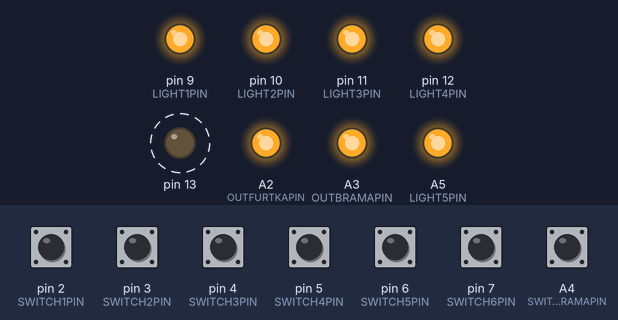
The sketch below on a simulated Arduino Uno, built with avr-gcc and run on an emulated ATmega328P. Shown: output pins drawn as LEDs (lit = HIGH). Dashed ring = blinking. The test bench sets the inputs (shaded band); at power-on: A4 (SWITCHBRAMAPIN), pin 2 (SWITCH1PIN), pin 3 (SWITCH2PIN), pin 4 (SWITCH3PIN), pin 5 (SWITCH4PIN), pin 6 (SWITCH5PIN), pin 7 (SWITCH6PIN) HIGH. Pins used as bus, display or sensor lines are not drawn.

Above: at 1.2 s.
1.3 s: pin 2 (SWITCH1PIN) pulled LOW for 0.15 s
At 1.51 s:
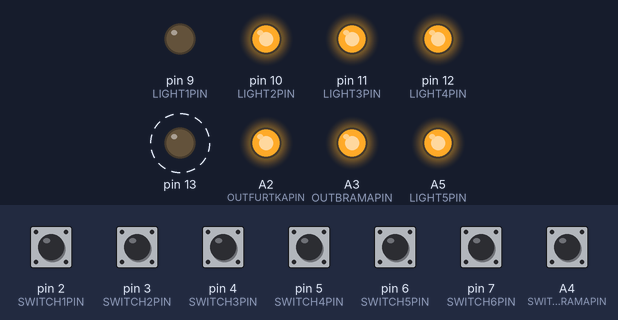
4.3 s: pin 3 (SWITCH2PIN) pulled LOW for 0.15 s
At 4.54 s:
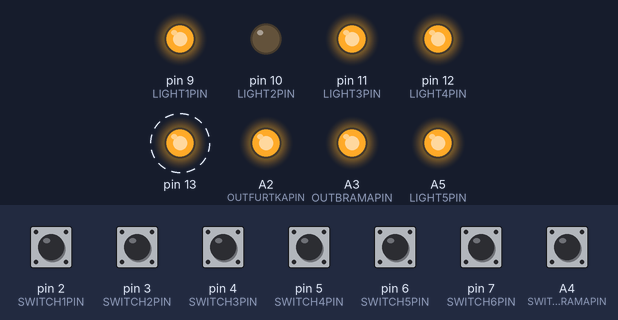
7.3 s: A4 (SWITCHBRAMAPIN) pulled LOW for 0.15 s
At 8.18 s:
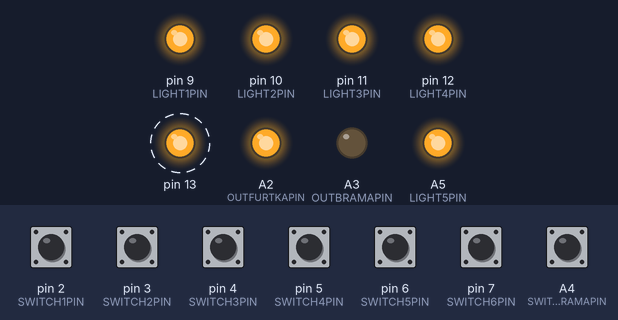
10.3 s: pin 4 (SWITCH3PIN) pulled LOW for 0.15 s
At 10.51 s:
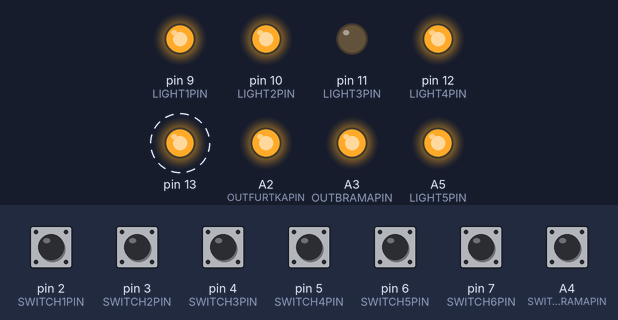
13.3 s: pin 5 (SWITCH4PIN) pulled LOW for 0.15 s
At 13.54 s:
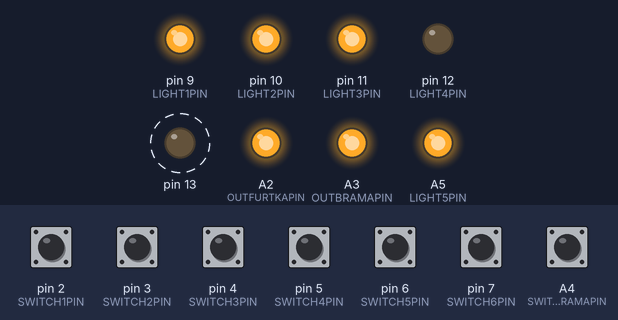
16.3 s: pin 6 (SWITCH5PIN) pulled LOW for 1 s
At 16.8 s:
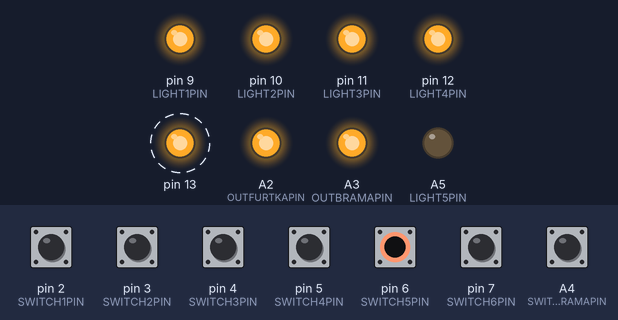
Timing chart, 0 to 20.3 s (numbered marks = the images above; inputs shaded):
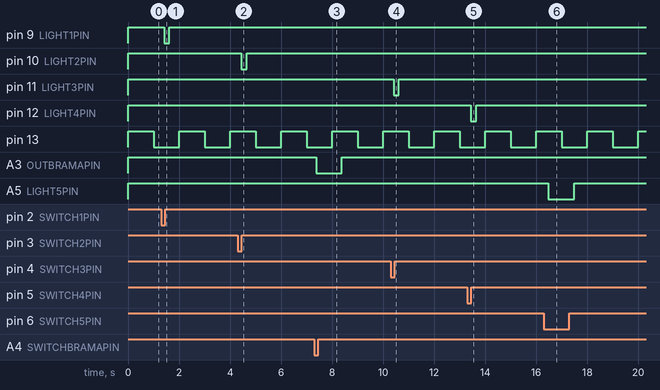

Measured:
- after the input at 1.3 s, pin 9 (LIGHT1PIN): HIGH → LOW after 0.11 s, → HIGH 0.20 s later
- after the input at 4.3 s, pin 10 (LIGHT2PIN): HIGH → LOW after 0.15 s, → HIGH 0.20 s later
- after the input at 7.3 s, A3 (OUTBRAMAPIN): HIGH → LOW after 0.08 s, → HIGH 1.0 s later
- after the input at 10.3 s, pin 11 (LIGHT3PIN): HIGH → LOW after 0.11 s, → HIGH 0.20 s later
- after the input at 13.3 s, pin 12 (LIGHT4PIN): HIGH → LOW after 0.14 s, → HIGH 0.20 s later
- after the input at 16.3 s, A5 (LIGHT5PIN): HIGH → LOW after 0.17 s, → HIGH 1.0 s later
- by itself, pin 13: alternates HIGH for 1.0 s and LOW for 1.0 s

The sketch:

korytarz.ino
```cpp
#include <EtherCard.h>
#include "DHT.h"

// ethernet interface mac address, must be unique on the LAN
static byte mymac[] = {
  0x74,0x69,0x69,0x2D,0x30,0x06 };
static byte hisip[] = {
  192, 168, 1, 105 }; // remote webserver
const char website[] PROGMEM = "192.168.1.105";

#define SERIAL 1
#define STATIC 0 // set to 1 to disable DHCP (adjust myip/gwip values below)

#define DHTPIN 1
#define DHTTYPE DHT22
DHT dht(DHTPIN, DHTTYPE);

#define SWITCH1PIN 2
int switch1 = 1;
int switch1tmp = 0;
#define SWITCH2PIN 3
int switch2 = 0;
int switch2tmp = 0;
#define SWITCH3PIN 4
int switch3 = 0;
int switch3tmp = 0;
#define SWITCH4PIN 5
int switch4 = 0;
int switch4tmp = 0;
#define SWITCH5PIN 6
int switch5 = 0;
int switch5tmp = 0;
#define SWITCH6PIN 7
int switch6 = 0;
int switch6tmp = 0;
#define SWITCHBRAMAPIN A4
int switchBrama = 0;
int switchBramaTmp = 0;

#define LIGHT1PIN 9
int light1 = 0;
#define LIGHT2PIN 10
int light2 = 0;
#define LIGHT3PIN 11
int light3 = 0;
#define LIGHT4PIN 12
int light4 = 0;
#define LIGHT5PIN A5
int light5 = 0;
#define OUTBRAMAPIN A3
int outBrama = 0;
unsigned long outBramaTime = 0;
#define OUTFURTKAPIN A2

#define RESETPIN A0

int outFurtka = 0;
unsigned long outFurtkaTime = 0;

unsigned long switchesCheckedTime = 0;
unsigned long tempCheckedTime = 0;
unsigned long lastReply = 0;

float temp;
float humidity;

int resets = 0;
int replies = 0;

byte Ethernet::buffer[500];
BufferFiller bfill;
bool isDhcp = false;

void setup () {
  digitalWrite(RESETPIN, HIGH);
  pinMode(RESETPIN, OUTPUT);
  Serial.begin(9600);
  dht.begin();
  pinMode(13, OUTPUT);
  digitalWrite(13, HIGH);

  pinMode(LIGHT1PIN, OUTPUT);
  pinMode(LIGHT2PIN, OUTPUT);
  pinMode(LIGHT3PIN, OUTPUT);
  pinMode(LIGHT4PIN, OUTPUT);
  pinMode(LIGHT5PIN, OUTPUT);
  pinMode(OUTBRAMAPIN, OUTPUT);
  pinMode(OUTFURTKAPIN, OUTPUT);
  pinMode(SWITCH1PIN, INPUT_PULLUP);
  pinMode(SWITCH2PIN, INPUT_PULLUP);
  pinMode(SWITCH3PIN, INPUT_PULLUP);
  pinMode(SWITCH4PIN, INPUT_PULLUP);
  pinMode(SWITCH5PIN, INPUT_PULLUP);
  pinMode(SWITCH6PIN, INPUT_PULLUP);
  pinMode(SWITCHBRAMAPIN, INPUT_PULLUP);
  digitalWrite(LIGHT1PIN, HIGH);
  digitalWrite(LIGHT2PIN, HIGH);
  digitalWrite(LIGHT3PIN, HIGH);
  digitalWrite(LIGHT4PIN, HIGH);
  digitalWrite(LIGHT5PIN, HIGH);
  digitalWrite(OUTBRAMAPIN, HIGH);
  digitalWrite(OUTFURTKAPIN, HIGH);

  switch1 = digitalRead(SWITCH1PIN);
  switch2 = digitalRead(SWITCH2PIN);
  switch3 = digitalRead(SWITCH3PIN);
  switch4 = digitalRead(SWITCH4PIN);
  switch5 = digitalRead(SWITCH5PIN);
  switch6 = digitalRead(SWITCH6PIN);
  switchBrama = digitalRead(SWITCHBRAMAPIN);

  connect();
}

void connect() {
  if (ether.begin(sizeof Ethernet::buffer, mymac, 8) == 0)
    Serial.println( "Failed to access Ethernet controller");
  if (!ether.dhcpSetup()) {
    isDhcp = false;
  }
  else {
    isDhcp = true;
  }
}

static word homePage() {
  bfill = ether.tcpOffset();
  bfill.emit_p(PSTR(
  "HTTP/1.0 200 OK\r\n"
    "Content-Type: application/json\r\n"
    "Pragma: no-cache\r\n"
    "\r\n"
    "{\"response\": {\"light1\": $D, \"light2\": $D, \"light3\": $D, \"light4\": $D, \"light5\": $D, \"brama\": $D, \"furtka\": $D, \"switch1\": $D, \"switch2\": $D, \"switch3\": $D, \"switch4\": $D, \"switch5\": $D, \"switch6\": $D, \"switchBrama\": $D, \"temperature\": $D, \"humidity\": $D, \"resets\": $D, \"replies\": $D}}"),
  light1, light2, light3, light4, light5, outBrama, outFurtka, switch1, switch2, switch3, switch4, switch5, switch6, switchBrama, (int)(temp*10), (int)humidity, resets, replies);

  return bfill.position();
}

void loop () {
  unsigned long tLoopTime = micros();
  word len = ether.packetReceive();
  word pos = ether.packetLoop(len);

  if (pos) doHttpReply(pos);

  switchesAndLights();
  readTemp();

  if (millis() - lastReply > 300000) {
    lastReply = millis();
    resets++;
    digitalWrite(RESETPIN, LOW);
    delay(50);
    digitalWrite(RESETPIN, HIGH);
    connect();
  }

  if (((int)(millis() / 1000) % 2) == 0) {
    digitalWrite(13, HIGH);
  } else {
    digitalWrite(13, LOW);
  }

  if (outFurtka == 1 && (millis() - outFurtkaTime) > 1000) {
    digitalWrite(OUTFURTKAPIN, HIGH);
    outFurtka = 0;
    outFurtkaTime = 0;
  }

    if (outBrama == 1 && (millis() - outBramaTime) > 1000) {
    digitalWrite(OUTBRAMAPIN, HIGH);
    outBrama = 0;
    outBramaTime = 0;
  }
}

void readTemp()
{
  if ((millis() - tempCheckedTime > 900000 /*15min*/) && (abs(temp - dht.readTemperature()) >= 0.2 || abs(humidity - dht.readHumidity()) >= 2)) {
      humidity = dht.readHumidity();
      temp = dht.readTemperature();
      tempCheckedTime = millis();
  }
}

void switchesAndLights()
{
  if (millis() - switchesCheckedTime > 100) {

    //switch1
    if (digitalRead(SWITCH1PIN) != switch1 && switch1tmp == 1) {
      toggleLight1();
      switch1 = digitalRead(SWITCH1PIN);
      switch1tmp = 0;
    }

    if (digitalRead(SWITCH1PIN) != switch1 && switch1tmp == 0) {
      switch1tmp = 1;
    }
    //end switch1

    //switch2
    if (digitalRead(SWITCH2PIN) != switch2 && switch2tmp == 1) {
      toggleLight2();
      switch2 = digitalRead(SWITCH2PIN);
      switch2tmp = 0;
    }

    if (digitalRead(SWITCH2PIN) != switch2 && switch2tmp == 0) {
      switch2tmp = 1;
    }
    //end switch2

    //switch3
    if (digitalRead(SWITCH3PIN) != switch3 && switch3tmp == 1) {
      toggleLight3();
      switch3 = digitalRead(SWITCH3PIN);
      switch3tmp = 0;
    }

    if (digitalRead(SWITCH3PIN) != switch3 && switch3tmp == 0) {
      switch3tmp = 1;
    }
    //end switch3

    //switch4
    if (digitalRead(SWITCH4PIN) != switch4 && switch4tmp == 1) {
      toggleLight4();
      switch4 = digitalRead(SWITCH4PIN);
      switch4tmp = 0;
    }

    if (digitalRead(SWITCH4PIN) != switch4 && switch4tmp == 0) {
      switch4tmp = 1;
    }
    //end switch4

    //switch5
    if (digitalRead(SWITCH5PIN) != switch5 && switch5tmp == 1) {
      toggleLight5();
      switch5 = digitalRead(SWITCH5PIN);
      switch5tmp = 0;
    }

    if (digitalRead(SWITCH5PIN) != switch5 && switch5tmp == 0) {
      switch5tmp = 1;
    }
    //end switch5

    //switch6
    if (digitalRead(SWITCH6PIN) != switch6 && switch6tmp == 1) {
      toggleLight5();
      switch6 = digitalRead(SWITCH6PIN);
      switch6tmp = 0;
    }

    if (digitalRead(SWITCH6PIN) != switch6 && switch6tmp == 0) {
      switch6tmp = 1;
    }
    //end switch6

    //brama
    if (digitalRead(SWITCHBRAMAPIN) == LOW && switchBrama == 1) {
      switchOutput("brama", 1, true);
      switchBrama = 0;
    }
    if (digitalRead(SWITCHBRAMAPIN) == HIGH && switchBrama == 0) {
      switchBrama = 1;
    }
    //end brama

    switchesCheckedTime = millis();
  }
}

void toggleLight1() {
  int state = !light1;
  switchOutput("light1", state, true);
}

void toggleLight2() {
  int state = !light2;
  switchOutput("light2", state, true);
}

void toggleLight3() {
  int state = !light3;
  switchOutput("light3", state, true);
}

void toggleLight4() {
  int state = !light4;
  switchOutput("light4", state, true);
}

void toggleLight5() {
  int state = !light5;
  switchOutput("light5", state, true);
}

void doHttpReply(word pos)
{

  char* data = (char *) Ethernet::buffer + pos;
  String dataStr = String(data);

  if (dataStr.startsWith("GET /?", 0) == true) {
    //Serial.println(strlen(resp));
    String type = dataStr.substring(dataStr.indexOf("type=") + 5,
    dataStr.indexOf("&"));
    String value = dataStr.substring(dataStr.indexOf("value=") + 6,
    dataStr.indexOf(" HTTP"));

    char buffer[10];
    value.toCharArray(buffer, 10);
    float valf = atof(buffer);
    switchOutput(type, valf, false);

    //memcpy_P(ether.tcpOffset(), pageOk, sizeof pageOk);
    ether.httpServerReply(homePage());
  }
  else {
    //memcpy_P(ether.tcpOffset(), pageNotOk, sizeof pageNotOk);
    ether.httpServerReply(homePage());
  }

  lastReply = millis();
  replies++;

}

void switchOutput(String type, float value, boolean doNotifyMaster) {

    //Serial.println(type);


  if (type == "light1") {
    if (value == 1) {
      light1 = 1;
      digitalWrite(LIGHT1PIN, LOW);
    }
    else {
      light1 = 0;
      digitalWrite(LIGHT1PIN, HIGH);
    }
  }

  if (type == "light2") {
    if (value == 1) {
      light2 = 1;
      digitalWrite(LIGHT2PIN, LOW);
    }
    else {
      light2 = 0;
      digitalWrite(LIGHT2PIN, HIGH);
    }
  }

  if (type == "light3") {
    if (value == 1) {
      light3 = 1;
      digitalWrite(LIGHT3PIN, LOW);
    }
    else {
      light3 = 0;
      digitalWrite(LIGHT3PIN, HIGH);
    }
  }

  if (type == "light4") {
    if (value == 1) {
      light4 = 1;
      digitalWrite(LIGHT4PIN, LOW);
    }
    else {
      light4 = 0;
      digitalWrite(LIGHT4PIN, HIGH);
    }
  }

  if (type == "light5") {
    if (value == 1) {
      light5 = 1;
      digitalWrite(LIGHT5PIN, LOW);
    }
    else {
      light5 = 0;
      digitalWrite(LIGHT5PIN, HIGH);
    }
  }

  if (type == "brama") {
      outBrama = 1;
      outBramaTime = millis();
      digitalWrite(OUTBRAMAPIN, LOW);
  }

  if (type == "furtka") {
      outFurtka = 1;
      outFurtkaTime = millis();
      digitalWrite(OUTFURTKAPIN, LOW);
  }
}

void notifyMaster() {
  if (isDhcp == true) {
    ether.copyIp(ether.hisip, hisip);
    ether.browseUrl(PSTR("/api/api.php"), "", website, my_callback);
  }
}

static void my_callback(byte status, word off, word len) {
}
```
